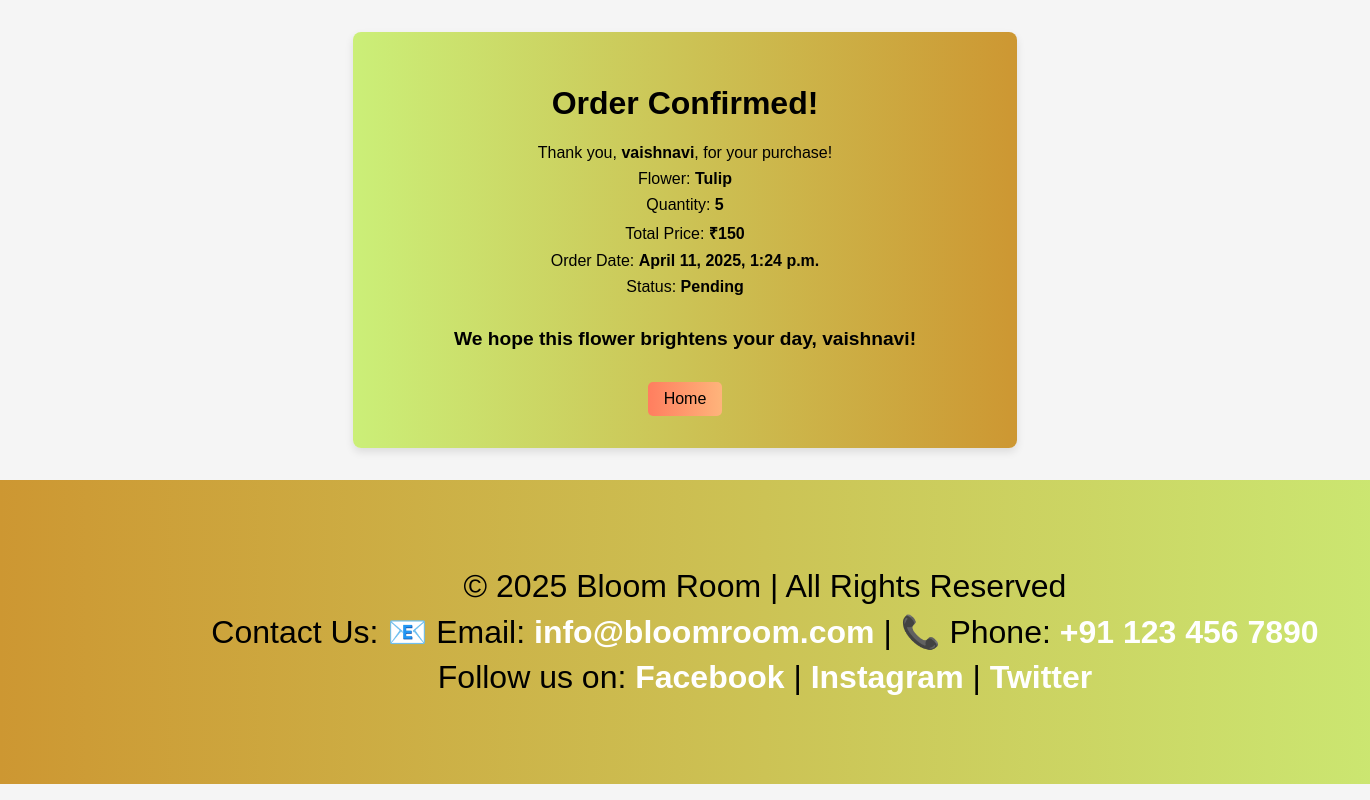
Screenshot of /order/confirmation/1/ with the database file from the repository.
### flowerapp/models.py (models this page shows, shortened)
class Order(models.Model):
    customerid = models.ForeignKey(Customer, on_delete=models.CASCADE)
    flowerid = models.ForeignKey(Flower, on_delete=models.CASCADE)
    orderdate = models.DateTimeField(auto_now_add=True)
    price = models.IntegerField()
    quantity = models.IntegerField()
    status = models.TextField()

class Customer(models.Model):
    name = models.CharField(max_length=100)
    email = models.EmailField()
    phno = models.CharField(max_length=15)
    address = models.TextField()

class Flower(models.Model):
    name = models.CharField(max_length=100)
    price = models.IntegerField()
    description = models.TextField()
    fragrance = models.CharField(max_length=100)
    image = models.ImageField(upload_to='flower_images/', null=True, blank=True)
    isAvail = models.BooleanField(default=True)  # Added availability status

### flowerapp/views.py (the view)
# urls.py: path('order/confirmation/<int:order_id>/', views.order_confirmation, name='order_confirmation'),
def order_confirmation(request, order_id):
    order = get_object_or_404(Order, id=order_id)
    flower = order.flowerid
    return render(request, 'order_confirmation.html', {'order': order, 'flower': flower})

### flowerapp/templates/order_confirmation.html (shortened to what this page needs)
<!DOCTYPE html>
<html lang="en">
<head>
</head>
<body>
    <div class="confirmation-page">
        <h1>Order Confirmed!</h1>
        <p>Thank you, <strong>{{ order.customerid.name }}</strong>, for your purchase!</p>
        <p>Flower: <strong>{{ flower.name }}</strong></p>
        <p>Quantity: <strong>{{ order.quantity }}</strong></p>
        <p>Total Price: <strong>₹{{ order.price }}</strong></p>
        <p>Order Date: <strong>{{ order.orderdate }}</strong></p>
        <p>Status: <strong>{{ order.status }}</strong></p>
        <p class="wish-message">We hope this flower brightens your day, {{ order.customerid.name }}!</p>
        <button onclick="goHome()">Home</button>
    </div>
</body>
<footer>
    <p>&copy; 2025 Bloom Room | All Rights Reserved</p>
    <p>Contact Us:
        📧 Email: <a href="mailto:info@bloomroom.com">info@bloomroom.com</a> |
        📞 Phone: <a href="tel:+911234567890">+91 123 456 7890</a>
    </p>
    <p>Follow us on:
        <a href="https://facebook.com" target="_blank">Facebook</a> |
        <a href="https://instagram.com" target="_blank">Instagram</a> |
        <a href="https://twitter.com" target="_blank">Twitter</a>
    </p>
</footer>
</html>

### flowerapp/templates/order_confirmation.html (style rules this page uses)
body { font-family: Arial, sans-serif; margin: 0; padding: 0; background: #f5f5f5; }
.confirmation-page { max-width: 600px; margin: 2rem auto; padding: 2rem; background: linear-gradient(to right, #cbef78, #cd9732); border-radius: 8px; box-shadow: 0 4px 8px rgba(0, 0, 0, 0.1); text-align: center; }
h1 { color: black; }
p { color:black; margin: 0.5rem 0; }
.wish-message { margin-top: 2rem; font-size: 1.2rem; color: black; font-weight: bold; }
button { margin-top: 1.5rem; padding: 0.5rem 1rem; font-size: 1rem; color: black; background: linear-gradient(to right, #ff7e5f, #feb47b); border: none; border-radius: 5px; cursor: pointer; transition: background 0.3s; }
footer { text-align: center; padding: 5rem; background: linear-gradient(to right, #cd9732, #cbef78); color: black; font-size: 2rem; position: relative; bottom: 0; width: 100%; }
footer a { color: white; text-decoration: none; font-weight: bold; }

### rows the page displays
Order: customerid.name "vaishnavi", quantity "5", price "150", orderdate "April 11, 2025, 1:24 p.m.", status "Pending"
Flower: name "Tulip"
